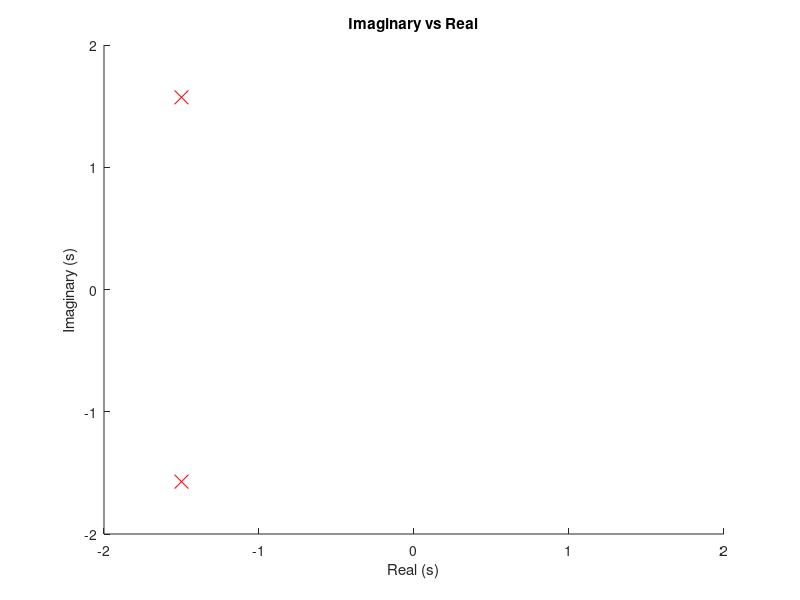

Recreate this plot in MATLAB. (Note: this script raises an error after producing the figure.)
%(9)
s1=[-1.5 -1.5];
s2=[1.572 -1.572];
clf;
figure(1);
scatter(s1,s2, 100, 'r','x')
xlim([-2 2]);
ylim([-2 2]);
title("Imaginary vs Real")
ylabel("Imaginary (s)")
xlabel("Real (s)")
ax = gca;
ax.XAxisLocation = 'origin';
ax.YAxisLocation = 'origin';
grid on
